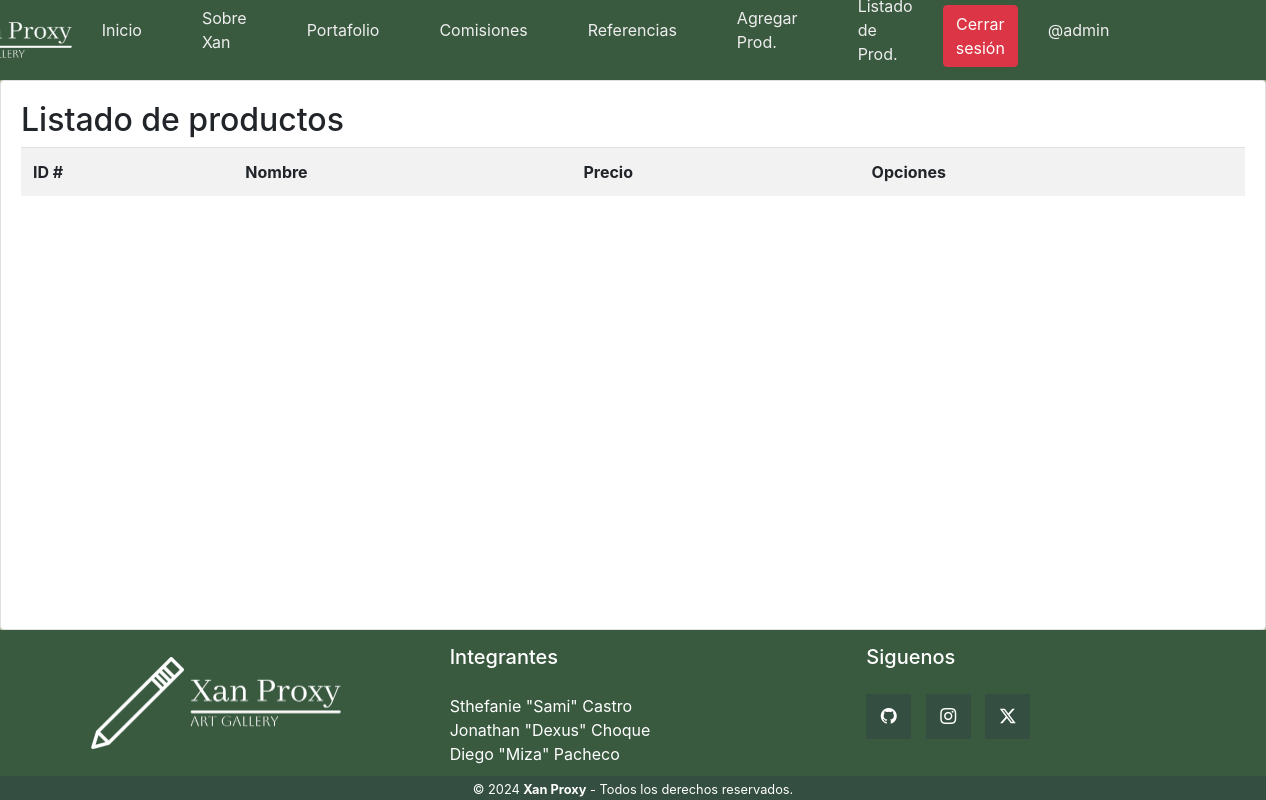
Before: /listar-producto/ (signed in) with the older database file.
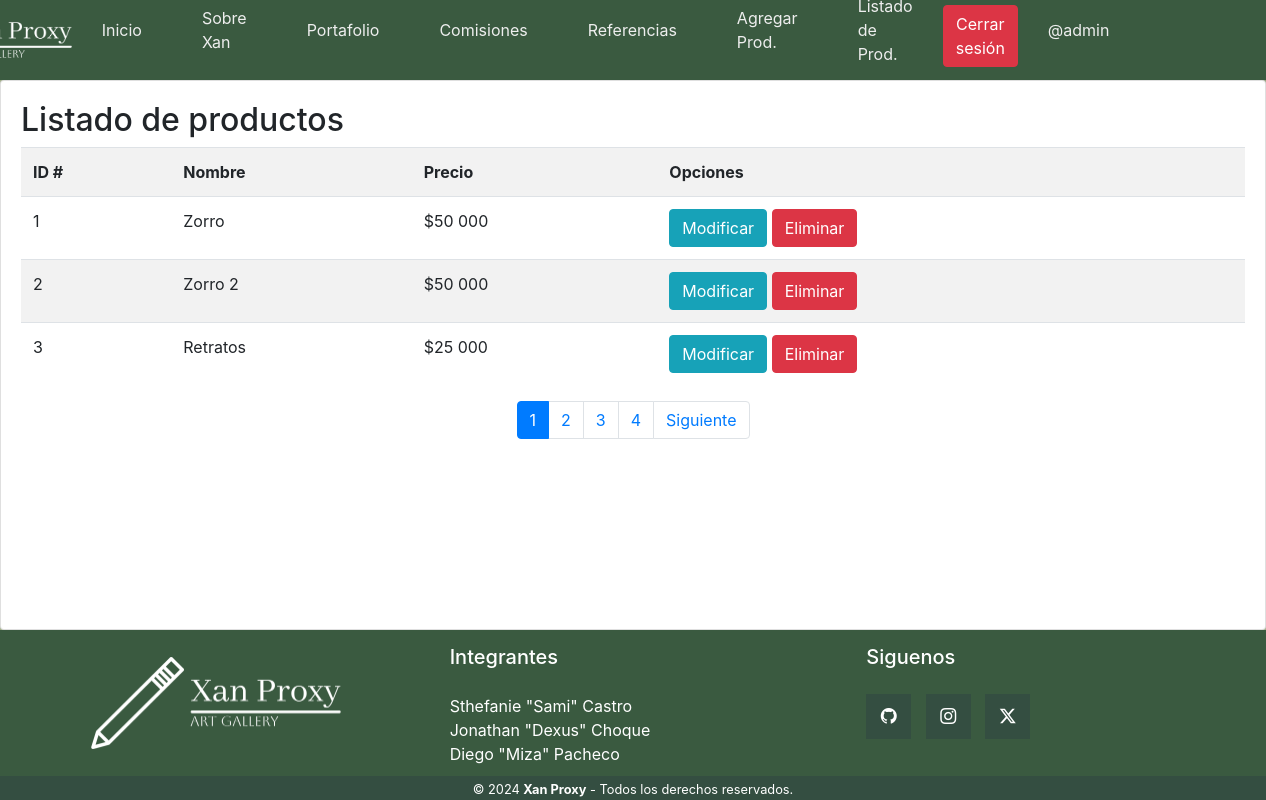
After: the same page with the newer database file.
### web/models.py (models this page shows, shortened)
class Producto(models.Model):
    id = models.IntegerField(primary_key=True)
    nombre = models.CharField(max_length=200)
    precio = models.IntegerField()
    descripcion = models.TextField()
    imagen = models.ImageField(upload_to="productos", null=True)

### web/views.py (the view)
# urls.py: path('listar-producto/', listar_producto, name="listar_producto"),
@permission_required('web.view_producto')
def listar_producto(request):
    productos = Producto.objects.all()
    page = request.GET.get('page', 1)
    try:
        paginator = Paginator(productos, 3)
        productos = paginator.page(page)
    except:
        raise Http404
    data = {
        'entity' : productos,
        'paginator' : paginator
    }
    return render(request, 'web/producto/listar.html', data)

### web/templates/web/producto/listar.html (shortened to what this page needs)
{% load static %}
<!DOCTYPE html>
<html lang="es">
<head>
    <link rel="stylesheet" href="https://cdn.jsdelivr.net/npm/bootstrap-icons@1.11.3/font/bootstrap-icons.min.css">
    <link rel="stylesheet" href="https://cdn.jsdelivr.net/npm/bootstrap@4.5.3/dist/css/bootstrap.min.css">
    <link rel="stylesheet" href="{% static '/CSS/menu.css' %}">
    <link rel="stylesheet" href="{% static '/CSS/carrusel.css' %}">
    <link rel="stylesheet" href="{% static '/CSS/style_footer.css' %}">
    <link rel="stylesheet" href="{% static '/CSS/paragraph_index.css' %}">
</head>
<body>
    <header class="header">
        <nav>
            <ul>
                <li><img src="{% static '/imgs/logo-xan-proxy.png' %}" alt="logo"></li>
                <li class="hideOnMobile"><a href="{% url 'index' %}">Inicio</a></li>
                <li class="hideOnMobile"><a href="{% url 'info' %}">Sobre Xan</a></li>
                <li class="hideOnMobile"><a href="{% url 'portafolio' %}">Portafolio</a></li>
                <li class="hideOnMobile"><a href="{% url 'patreon' %}">Comisiones</a></li>
                <li class="hideOnMobile"><a href="{% url 'referencia' %}">Referencias</a></li>
                {% if perms.web.add_producto %}
                <li class="hideOnMobile"><a href="{%  url 'agregar_producto' %}">Agregar Prod.</a></li>
                {% endif %}
                {% if perms.web.view_producto %}
                <li><a href="">Listado de Prod.</a></li>
                {% endif %}
                {% if user.is_authenticated %}
                <li>
                    <form action="{% url 'logout' %}" method="POST">
                        <button type="submit" class="btn btn-danger">Cerrar sesión</button>
                    </form>
                </li>
                <li>
                    <a href="">@{{ user.username }}</a>
                </li>
                {% else %}
                <li>
                    <a href="{% url 'login' %}">Iniciar sesión</a>
                </li>
                {% endif %}
            </ul>
        </nav>
    </header>
    {% load humanize %}
    <div class="card">
        <div class="card-body">
            <h2>Listado de productos</h2>
            <table class="table table-striped table-hover table-responsive-sm">
                <tr>
                    <th>ID #</th>
                    <th>Nombre</th>
                    <th>Precio</th>
                    <th>Opciones</th>
                </tr>
                {% for p in entity %}
                <tr>
                    <td>{{ p.id }}</td>
                    <td>{{ p.nombre | title }}</td>
                    <td>${{ p.precio | intcomma }}</td>
                    <td>
                        {% if perms.web.change_producto %}
                        <a href="{% url 'modificar_producto' p.id %}" class="btn btn-info">Modificar</a>
                        {% endif %}
                        {% if perms.web.delete_producto %}
                        <a href="#" onclick="eliminarProducto({{ p.id }})" class="btn btn-danger">Eliminar</a>
                        {% endif %}
                    </td>
                </tr>
                {% endfor %}
            </table>
            <div>
                {% include 'web/paginator.html' %}
            </div>
        </div>
    </div>
    <footer class="pie">
        <div class="grupo-1">
            <div class="caja">
                <figure>
                    <img src="{% static '/imgs/logo-xan-proxy.png' %}" alt="logo xan proxy">
                </figure>
            </div>
            <div class="caja">
                <h2>Integrantes</h2>
                <p>Sthefanie "Sami" Castro <br>Jonathan "Dexus" Choque <br>Diego "Miza" Pacheco</p>
            </div>
            <div class="caja">
                <h2>Siguenos</h2>
                <div class="redes">
                    <a href="https://github.com/MizaBard" target="_blank"><i class="bi bi-github"></i></a>
                    <a href="https://www.instagram.com/purenonsince/" target="_blank"><i class="bi bi-instagram"></i></a>
                    <a href="https://twitter.com/MizaSenpai" target="_blank"><i class="bi bi-twitter-x"></i></a>
                </div>
            </div>
        </div>
        <div class="grupo-2">
            <small>&copy; 2024 <b>Xan Proxy</b> - Todos los derechos reservados.</small>
        </div>
    </footer>
</body>
</html>

### web/templates/web/paginator.html (shortened to what this page needs)
{% if paginator.num_pages > 1%}
<div class="d-flex justify-content-center">
    <ul class="pagination">
        {% for page in paginator.page_range %}
            {% if page < 7 or page == entity.number %}
            <li class="page-item {% if page == entity.number %}active{% endif %}">
                <a class="page-link" href="?page={{ page }}#pagtable">{{ page }}</a>
            </li>
            {% endif %}
        {% endfor %}
        {% if entity.has_next %}
            <li class="page-item d-none d-sm-block">
                <a class="page-link" href="?page={{ entity.next_page_number }}#pagtable">Siguiente</a>
            </li>
        {% endif %}
    </ul>
</div>
{% endif %}

### web/static/CSS/menu.css (style rules this page uses)
* { margin: 0; padding: 0; }
body { background-color: #a3b18a; }
nav { background-color: #3a5a40; box-shadow: 3px 3px 5px rgba(0, 0, 0, 0.1); justify-content: space-between; align-items: center; height: 80px; padding: 5px 10%; }
.header img { height: 70px; width: auto; transition: all 0.3s; border-radius: 10px; }
nav ul { width: 100%; list-style: none; display: flex; justify-content: flex-end; align-items: center; }
nav li { height: 50px; }
nav a { height: 100%; padding: 0 30px; text-decoration: none; display: flex; align-items: center; color: #eeeeee; }
nav li:first-child { margin-right: auto; }

### web/static/CSS/style_footer.css (style rules this page uses)
* { margin: 0; padding: 0; box-sizing: border-box; }
body { display: grid; grid-template-rows: auto 1fr auto; min-height: 100vh; }
.pie { width: 100%; background-color: #3a5a40; }
.pie .grupo-1 { width: 100%; max-width: 1200px; margin: auto; display: grid; grid-template-columns: repeat(3, 1fr); grid-gap: 50px; padding: 0px; }
.pie .grupo-1 .caja figure { width: 100%; height: 100%; display: flex; justify-content: center; align-items: center; }
.pie .grupo-1 .caja figure img { width: 250px; }
.pie .grupo-1 .caja h2 { padding-top: 15px; color: rgb(255, 255, 255); margin-bottom: 25px; font-size: 20px; }
.pie .grupo-1 .caja p { color: white; margin-bottom: 10px; }
.pie .grupo-1 .redes a { display: inline-block; text-decoration: none; width: 45px; height: 45px; line-height: 45px; color: rgb(255, 255, 255); margin-right: 10px; background-color: #344e41; text-align: center; }
.pie .grupo-2 { background-color: #344e41; text-align: center; color: white; }

Changed rows visible on the page:
added Producto: id "1", nombre "Zorro", precio "50 000"
added Producto: id "2", nombre "Zorro 2", precio "50 000"
added Producto: id "3", nombre "Retratos", precio "25 000"
Other visible differences:
new list line: "1"
new list line: "2"
new list line: "3"
new list line: "4"
text now shown: "Siguiente"
